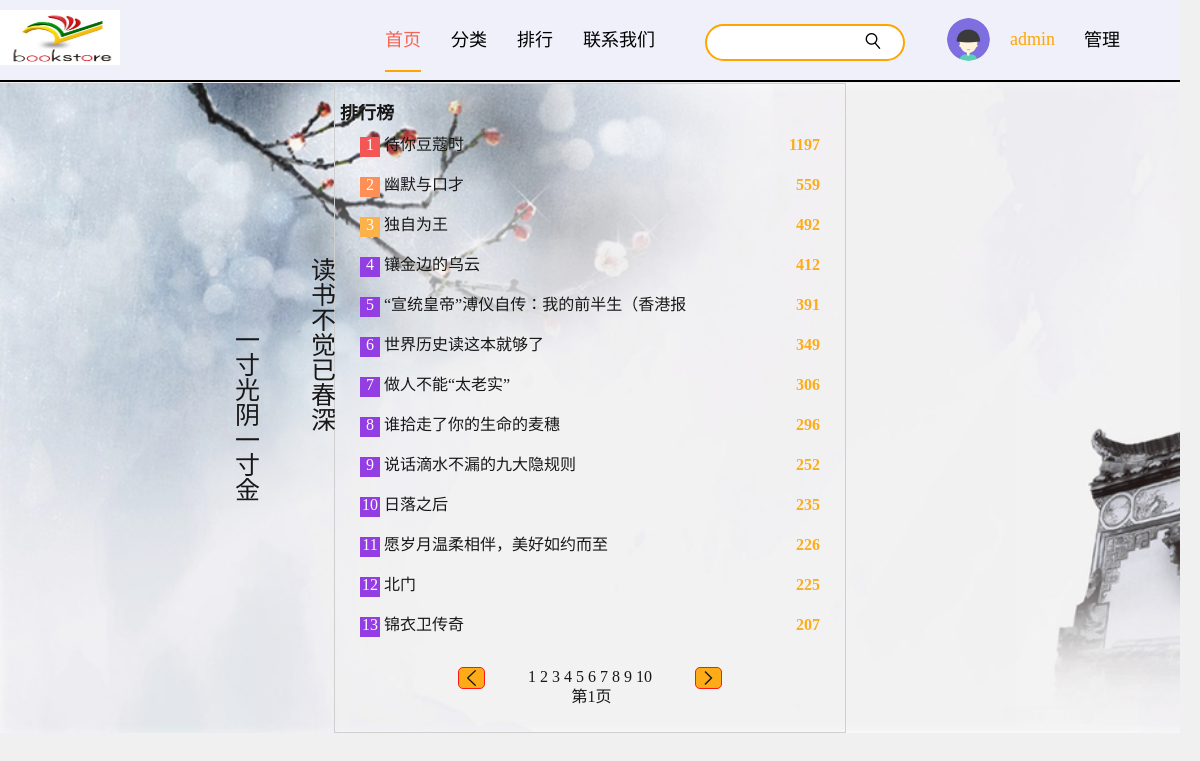
Screenshot of /index.php?url=./php/ranking-list.php (signed in) with the database file from the repository.
### tables this page shows
CREATE TABLE `booklist` (
  `book_id` int(10) NOT NULL AUTO_INCREMENT,
  `title` char(20) NOT NULL,
  `author` char(20) NOT NULL,
  `word` char(10) NOT NULL,
  `details` text NOT NULL,
  `hot` int(10) NOT NULL,
  `img` text NOT NULL,
  `url` text NOT NULL,
  `class` char(10) NOT NULL,
  PRIMARY KEY (`book_id`)
);

### php/functions/is_login.php (called while the page is built)
<?php
function is_login(){
	if(isset($_SESSION["user_id"])){
		return TRUE;
	}else{
		return FALSE;
	}
}
?>

### php/ranking-list.php (the view, shortened to what this page needs)
<?php
include_once("php/functions/is_login.php");
include_once("functions/page.php");
include_once("infoArr.php");
$total_records = mysql_num_rows($bookResult);
$keyword = "";
$page_size = 13;
if (isset($_GET["page_current"])) {
    $page_current = $_GET["page_current"];
} else {
    $page_current = 1;
}
$start = ($page_current - 1) * $page_size;
$result_sql = "select * from bookList order by booklist.hot  desc limit $start,$page_size";
$result_set = mysql_query($result_sql);
function colorArr($i){
  if($i == 1){
    echo  'background: rgb(245, 69, 69)';
  }elseif($i == 2){
    echo 'background: rgb(255, 133, 71)';
  }elseif($i == 3){
    echo 'background: rgb(255, 172, 56)';
  }else{
    echo 'background: blueviolet';
  }
}
?>
<link rel="stylesheet" href="./css/ranking-list.css">
<div class="Box">
  <div class="poem">
        <p>读书不觉已春深</p>
        <p>一寸光阴一寸金</p>
    </div>
  <div class="hot-list">
        <div class="headSection clearfix">
          <span class="hot">排行榜</span>
        </div>
        <ul class="showSection">
        <?php
          $i = ($page_current - 1) * $page_size;
          while ($row = mysql_fetch_array($result_set)) {
            $i++;
        ?>
          <li class="clearfix">
            <a href="index.php?url=./php/book_detail.php&news_id=<?php echo $row['book_id']?>">
            <span class="number" style="<?php colorArr($i);?>"><?php echo $i;?></span>
            <span class="title"><?php echo $row['title'];?></span>
            <span class="mes"><?php echo $row['hot']?></span>
            </a>
          </li>
        <?php
          }
        ?>
        </ul>
        <?php
          $url = $_SERVER["PHP_SELF"] . "?url=./php/ranking-list.php";
          page($total_records, $page_size, $page_current, $url, $keyword);
          ?>
  </div>
</div>

### index.php (shortened to what this page needs)
<?php
	include_once("php/functions/is_login.php");
?>
<!DOCTYPE html>
<html lang="en">
<head>
  <link rel="stylesheet" href="./css/reset.css" />
  <link rel="stylesheet" href="./css/index.css" />
</head>
<body>
    <div class="blankHead">
      <div class="nav contain">
        <div class="logo fl"><img src="./img/logo.jpg"/><span class="logoText">阳光书城欢迎你</span></div>
        <ul class="fr">
          <li><a href="index.php?url=./php/home_page.php">首页</a></li>
          <li><a href="index.php?url=./php/subtotal.php"">分类</a></li>
          <li><a href="index.php?url=./php/ranking-list.php">排行</a></li>
          <li><a href="index.php?url=./php/connect_us.php">联系我们</a></li>
          <li style="transform: none;">
            <div class="search">
                <input type="text" name="title" class="enter" value="<?php echo isset($_GET['title'])? $_GET['title']:'';?>"/>
                <div class="searchBtn">
                  <a class="iconfont">&#xe62a;</a>
                </div>
                      console.log(`<?php
                            var_dump($_POST);
                          ?>`)
            </div>
          </li><img src="" alt="">
          <li style="border: none;transform: none;">
            <div class="login">
                <?php
                  include_once("./php/functions/is_login.php");
                  if(is_login()){
                    echo "<img src='./img/head_photo/". $_SESSION['imgSrc'] ."' class='loginImg'>";
                    echo "<div class='loginName'>". $_SESSION['name'] ."</div>";
                  }else{
                    echo "<div class='login-area'>登录</div>";
                  }
                ?>
            </div>
          </li>
          <li><a href="index.php?url=./php/admin.php" onclick="<?php
                if(!isset($_SESSION['user_id'])){
                    echo "alert('请登录以后再进行操作！');return false;";
                }elseif($_SESSION['user_id'] != 1){
                    echo "alert('你暂时没有权限访问此界面！');return false;";
                }
              ?>">管理</a></li>
        </ul>
      </div>
    </div>
    <div class="Wrapper">
      <br>
      <?php
      if (isset($_GET["url"])) {
        $url = $_GET["url"];
      } else {
        $url = "./php/home_page.php";
      }
      include_once($url);
      ?>
    </div>
</body>
</html>

### php/functions/page.php (shortened to what this page needs)
<?php
function page($total_records,$page_size,$page_current,$url,$keyword){
	$total_pages = ceil($total_records/$page_size);
	$page_previous = ($page_current<=1)?1:$page_current-1;
	$page_next = ($page_current>=$total_pages)?$total_pages:$page_current+1;
	$page_start = ($page_current-5>0)?$page_current-5:0;
	$page_end = ($page_start+10<$total_pages)?$page_start+10:$total_pages;
	$page_start = $page_end-10;
	$parse_url = parse_url($url);
	if(empty($parse_url["query"])){
		$url = $url.'?';
	}else{
		$url = $url.'&';
	}
	if(empty($keyword)){
		$navigator = "<a href=".$url."page_current=$page_previous><span class='iconfont page-left'>&#xe606;</span></a>  ";
		for($i=$page_start;$i<$page_end;$i++){
			$j = $i+1;
			$navigator = $navigator."<a href='".$url."page_current=$j'>$j</a>  ";
		}
		$navigator = $navigator."<a href=".$url."page_current=$page_next><span class='iconfont page-right'>&#xe63f;</span></a>";
		$navigator.= "<div class='item-page'>第". $page_current ."页</div>";
	}
	echo "<div class='number-page'>".$navigator."</div>";
}
?>

### css/index.css (style rules this page uses)
.iconfont { font-family: "iconfont" !important; font-size: 16px; font-style: normal; -webkit-font-smoothing: antialiased; -moz-osx-font-smoothing: grayscale; }
.blankHead { width: 100%; height: 80px; border-bottom: 2px solid black; background-color: rgb(240, 240, 251); }
.blankHead .nav { height: 100%; padding: 10px 0; box-sizing: border-box; }
.blankHead .nav .logo { width: 120px; height: 55px; }
.blankHead .nav .logo img { width: 100%; height: 100%; animation: fade 1s; }
.blankHead .nav ul { margin-right: 50px; }
.blankHead .nav ul li { float: left; line-height: 60px; margin-right: 30px; font-size: 18px; transition: .3s; }
.blankHead .nav ul li .login { cursor: pointer; }
.blankHead .nav ul li.active { border-bottom: 2px solid orange; box-sizing: border-box; color: #f26552; }
.blankHead .nav ul .search { position: relative; height: 60px; line-height: 60px; border-radius: 50px; overflow: hidden; }
.blankHead .nav ul .search .enter { width: 200px; height: 37px; line-height: 28px; border: 2px solid orange; background-color: #fff; border-radius: 50px; margin: 0 22px 0 20px; color: #9e9e9e; outline: none; padding: 5px 36px 5px 12px; font-size: 12px; }
.blankHead .nav ul .search .searchBtn { z-index: 3; position: absolute; top: 21px; right: 42px; width: 20px; height: 20px; cursor: pointer; }
.blankHead .nav ul .search .searchBtn a { z-index: 1; position: absolute; top: -20px; left: 0; display: block; width: 100%; height: 100%; transition: .2s; }
.nav .login { position: relative; height: 60px; width: 97px; line-height: 60px; }
.nav .login img { position: absolute; float: left; height: 43px; top: 8px; left: -10px; border-radius: 50%; }
.nav .login .loginName { z-index: 5; position: absolute; color: orange; top: -1px; left: 53px; }
.Wrapper { width: 100% !important; }
html,body { width: 100%; height: 100%; }
input[type="text"],input[type="password"] { border: 1.5px solid #1d1818; width: 70%; box-sizing: border-box; border-radius: 9px; height: 35px; text-indent: 1em; font-size: 14px; color: #5d636e; font-family: "PingFngSC-Mdeimu"; }
input[type="text"]::placeholder,input[type="password"]::placeholder { color: #ccc; }

### css/ranking-list.css (style rules this page uses)
.clearfix { content: ""; display: block; clear: both; overflow: hidden; }
.Box { width: 100%; background: url(../img/liat.jpg) no-repeat; background-size: cover; margin-top: -20px; opacity: .9; }
.poem { position: absolute; top: 0; left: 0; font-size: 25px; font-family: KaiTi; }
.poem p:first-child { top: 258px; left: 311px; position: absolute; width: 20px; }
.poem p:last-child { top: 328px; left: 235px; position: absolute; width: 20px; }
.hot-list { width: 500px; padding: 20px 5px; margin: 5px auto 0; border: 1px solid #ccc; }
.hot-list .headSection { margin-bottom: 10px; }
.hot-list .headSection .hot { float: left; font-size: 18px; font-weight: bold; }
.showSection li { padding: 5px 10px; margin: 10px; border-radius: 10px; cursor: pointer; }
.showSection .number { display: inline-block; height: 20px; width: 20px; background-color: blueviolet; color: #fff; text-align: center; }
.showSection .mes { float: right; color: orange; font-weight: bold; }
.hot-list .number-page { height: 50px; width: 264px; text-align: center; line-height: 50px; margin: 10px auto; }
.hot-list .number-page span { display: inline-block; width: 25px; height: 20px; margin-top: 15px; text-align: center; line-height: 20px; background-color: orange; border: 1px solid red; border-radius: 5px; z-index: 2; }
.hot-list .number-page .page-left { float: left; }
.hot-list .number-page .item-page { position: relative; top: -30px; left: -21px; margin-left: 45px; text-align: center; }
.hot-list .number-page .page-right { float: right; }

### index.php (style rules this page uses)
.contain { width: 1200px; margin: 0 auto; }
ul li { list-style: none; }
.fl { float: left; }
.fr { float: right; }
.clearfix { display: inline-block; content: ''; clear: both; }

### rows the page displays
booklist: title "待你豆蔻时", hot "1197"
booklist: title "幽默与口才", hot "559"
booklist: title "独自为王", hot "492"
booklist: title "镶金边的乌云", hot "412"
booklist: title "“宣统皇帝”溥仪自传：我的前半生（香港报", hot "391"
booklist: title "世界历史读这本就够了", hot "349"
booklist: title "做人不能“太老实”", hot "306"
booklist: title "谁拾走了你的生命的麦穗", hot "296"
booklist: title "说话滴水不漏的九大隐规则", hot "252"
booklist: title "日落之后", hot "235"
booklist: title "愿岁月温柔相伴，美好如约而至", hot "226"
booklist: title "北门", hot "225"
booklist: title "锦衣卫传奇", hot "207"

### other values shown
$_SESSION['name'] "admin"
$j "1 2 3 4 5 6 7 8 9 10"
$page_current "1"
